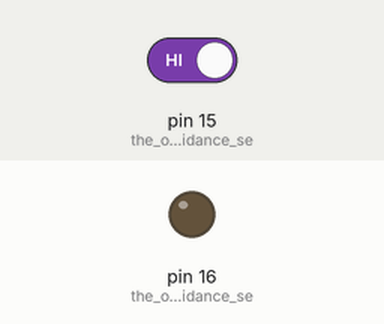
The sketch below on a simulated Arduino Uno, built with avr-gcc and run on an emulated ATmega328P. Shown: output pins drawn as LEDs (lit = HIGH). The inputs (shaded band) are chosen by the test bench; at power-on: pin 15 (the_obstacle_avoidance_se) HIGH.

Above: at 1.2 s.
1.3 s: pin 15 (the_obstacle_avoidance_se) driven LOW
At 2.2 s:
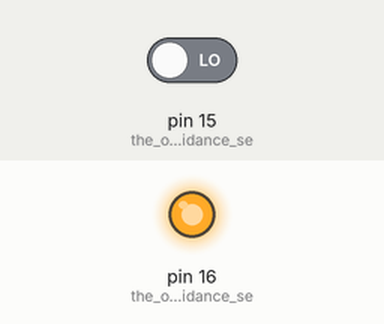
2.8 s: pin 15 (the_obstacle_avoidance_se) driven HIGH
At 3.4 s:
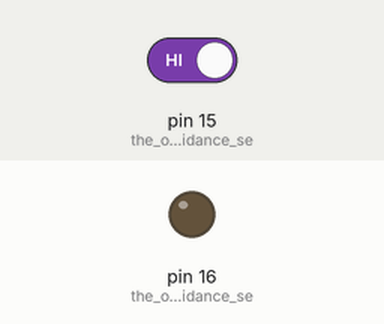
Timing chart, 0 to 5.8 s (numbered marks = the images above; inputs shaded):
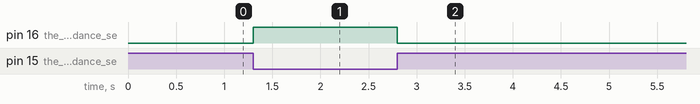

The sketch:

Avoiding_alarm.ino
```cpp
/*
 * Keyestudio 24 in 1 Starter Kit for Raspberry Pi Pico
 * lesson 27
 * Avoiding alarm
 * http://www.keyestudio.com
*/
int item = 0;
void setup() {
  pinMode(15, INPUT);  //the obstacle avoidance sensor is interfaced with GP15 and set to INPUT
  pinMode(16, OUTPUT); //the obstacle avoidance sensor is interfaced with GP16and set to OUTPUT
}

void loop() {
  item = digitalRead(15);//read the level values of the obstacle avoidance sensor
  if (item == 0) {//the obstacle is detected
    digitalWrite(16, HIGH);//the buzzer beeps
  } else {//the obstacle is not detected
    digitalWrite(16, LOW);//the buzzer doesn’t beep
  }
  delay(100);//delay in 1000ms

}
```

Measured:
- after the input at 1.3 s, pin 16 (the_obstacle_avoidance_se): LOW → HIGH at once
- after the input at 2.8 s, pin 16 (the_obstacle_avoidance_se): HIGH → LOW at once
